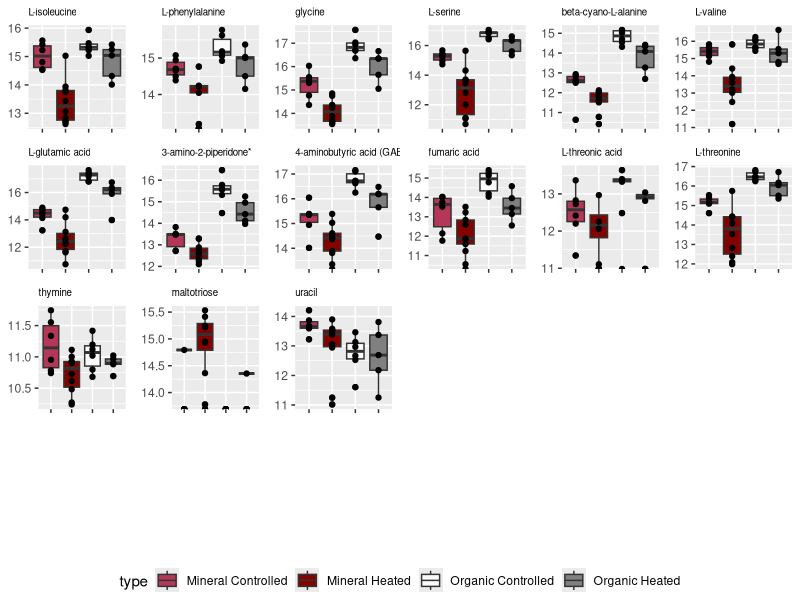
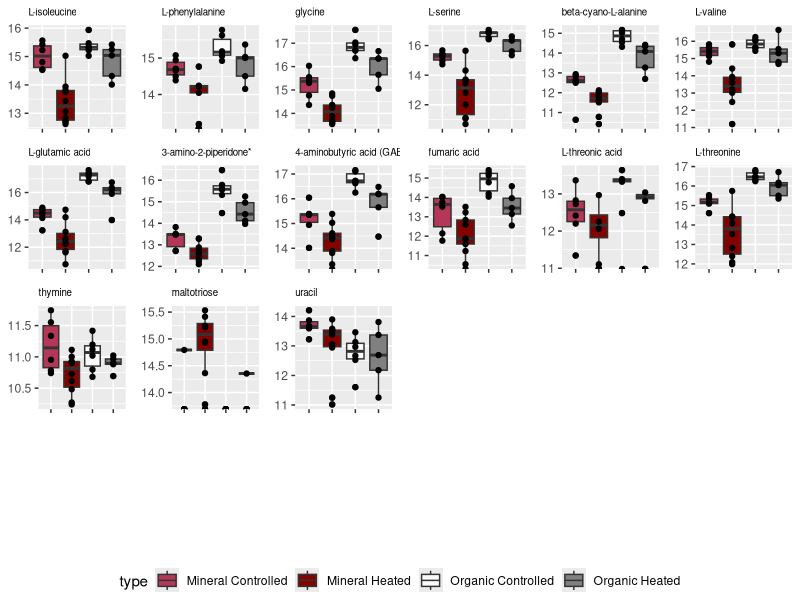
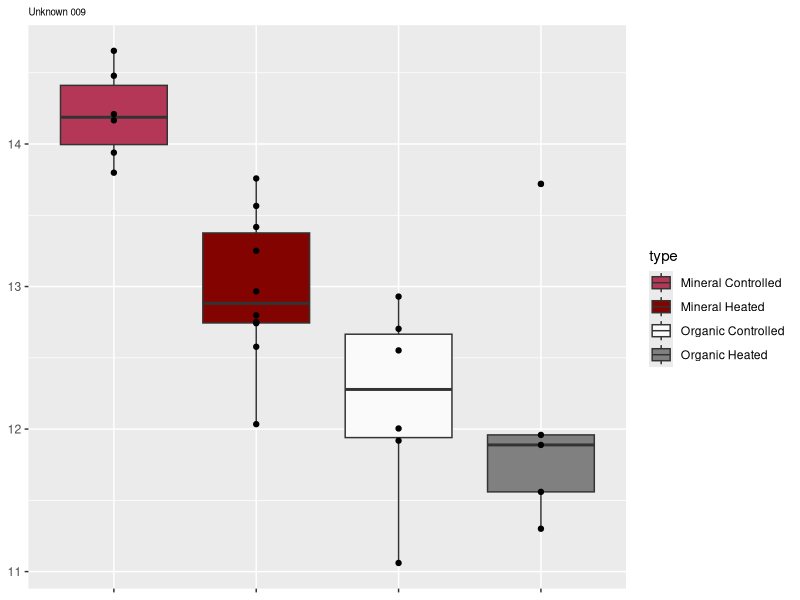
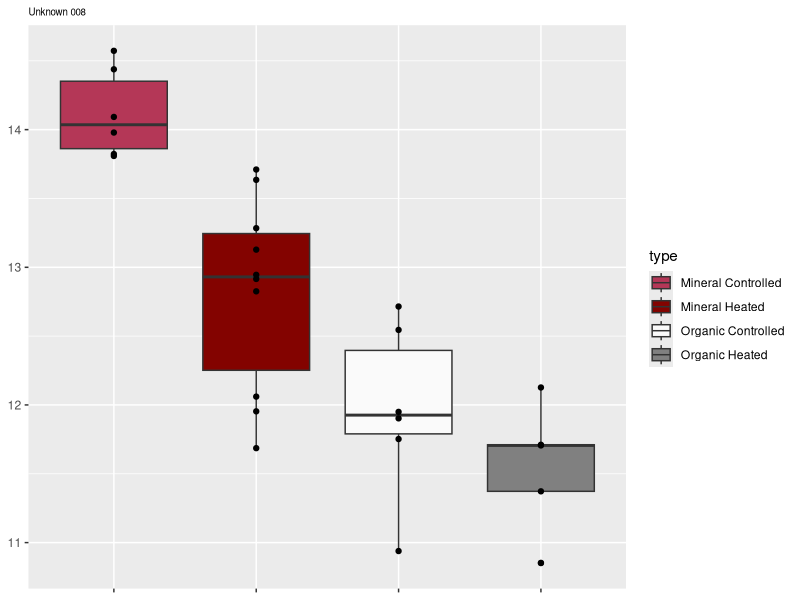
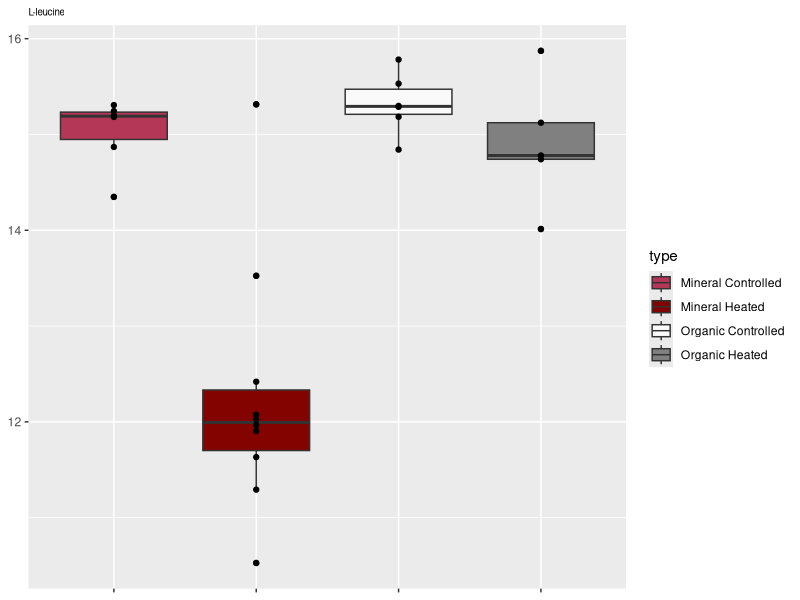
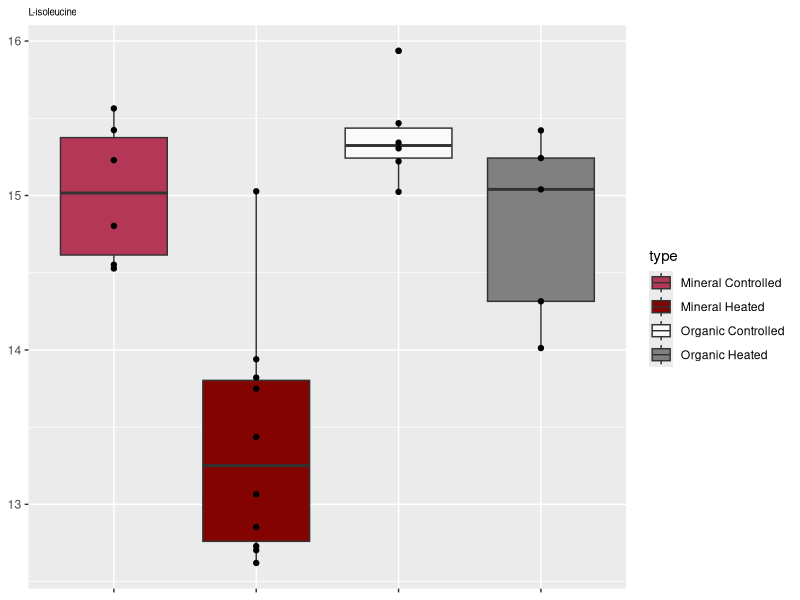
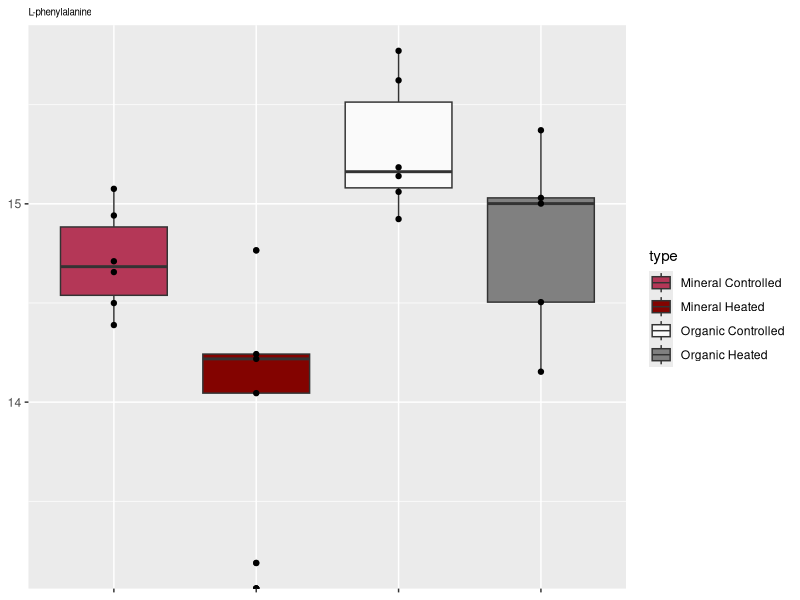
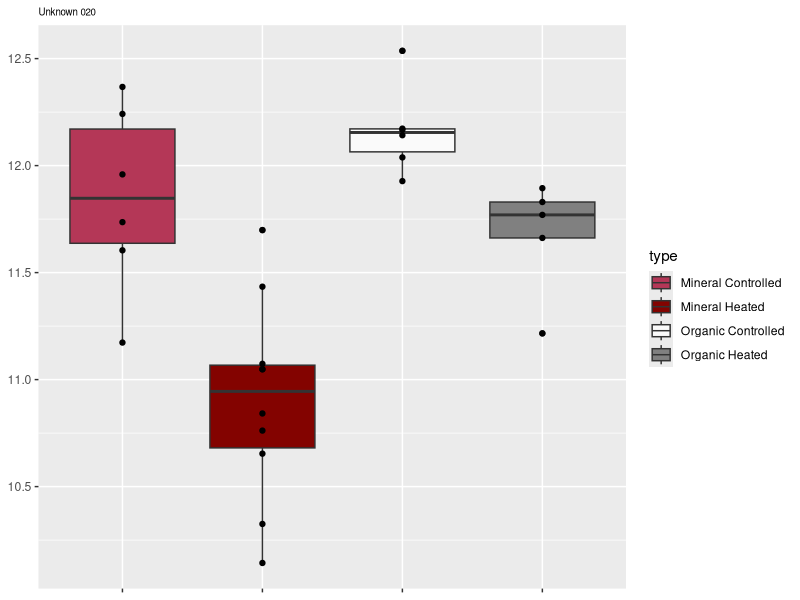

These charts were generated, in order, by the following R code:
## ---- chunk 1
knitr::opts_chunk$set(echo = TRUE)
## ---- chunk 2
library(tidyverse)
library(ggplot2)
library(data.table)
data <- as.data.frame(read.csv("EMSL_PNNL.csv"), header=TRUE)
new_data <- data[c(92,91,51,50,52,103,38,55,12,59,47,99,5,125,182,114,7,27,56,57,76,62,132,111,106,173,201,121,81),]
rownames(new_data) <- 1:nrow(new_data)
## ---- chunk 3
plot_list = list()
for (i in 1:29) {
  data_i <- new_data[i,]
  data_i_w <- data_i %>% gather("M_C_4_AB",	"M_C_7_AB",	"M_C_12_AB",	"M_C_14_AB",	"M_C_19_AB",	"M_C_30_AB",	"M_H_2_AB",	"M_H_2B",	"M_H_4_AB",	"M_H_11_AB",	"M_H_17_AB",	"M_H_26_AB",	"M_H_28_AB",	"M_H_30_AB",	"M_H_32_AB",	"M_H_34_AB",	"O_C_4_AB",	"O_C_12_AB",	"O_C_14_AB",	"O_C_19_AB",	"O_C_27_AB",	"O_C_34_AB",	"O_H_2_AB",	"O_H_4_AB",	"O_H_11_AB",	"O_H_17_AB",	"O_H_32_AB", key="type", value="frequencies")
  data_i_w$type <- c("Mineral Controlled", "Mineral Controlled", "Mineral Controlled", "Mineral Controlled", "Mineral Controlled", "Mineral Controlled", "Mineral Heated", "Mineral Heated", "Mineral Heated", "Mineral Heated", "Mineral Heated", "Mineral Heated", "Mineral Heated", "Mineral Heated", "Mineral Heated", "Mineral Heated", "Organic Controlled", "Organic Controlled", "Organic Controlled", "Organic Controlled", "Organic Controlled", "Organic Controlled", "Organic Heated", "Organic Heated", "Organic Heated", "Organic Heated", "Organic Heated")
  p = ggplot(data_i_w, aes(x=type, y=log(frequencies), fill=type, show.legend=FALSE)) +
        geom_boxplot() +
        scale_fill_manual(values=c("#B43757", "#830300", "#FAFAFA", "#808080")) +
        scale_alpha(range=c(.1, .1, .2, 1.)) +
        geom_point(show.legend = FALSE) +
        labs(title=new_data[i,1]) +
        theme(plot.title = element_text(size=7)) +
        theme(axis.title.x=element_blank(),
        axis.text.x=element_blank(), 
        axis.title.y=element_blank())
  plot_list[[i]] = p
}
## ---- chunk 4
pdf("mineral_metabolites_plots.pdf")
for (i in 1:29) {
      print(i)
      print(plot_list[[i]])
}
dev.off()
## ---- chunk 5
library(gridExtra)
library(grid)


grid_arrange_shared_legend <- function(..., ncol = length(list(...)), nrow = 1, position = c("bottom", "right")) {

  plots <- list(...)
  position <- match.arg(position)
  g <- ggplotGrob(plots[[1]] + theme(legend.position = position))$grobs
  legend <- g[[which(sapply(g, function(x) x$name) == "guide-box")]]
  lheight <- sum(legend$height)
  lwidth <- sum(legend$width)
  gl <- lapply(plots, function(x) x + theme(legend.position="none"))
  gl <- c(gl, ncol = ncol, nrow = nrow)

  combined <- switch(position,
                     "bottom" = arrangeGrob(do.call(arrangeGrob, gl),
                                            legend,
                                            ncol = 1,
                                            heights = unit.c(unit(1, "npc") - lheight, lheight)),
                     "right" = arrangeGrob(do.call(arrangeGrob, gl),
                                           legend,
                                           ncol = 2,
                                           widths = unit.c(unit(1, "npc") - lwidth, lwidth)))

  grid.newpage()
  grid.draw(combined)

  # return gtable invisibly
  invisible(combined)

}

## ---- chunk 6
### all known metabolites: 3,4,5,7,8,9,10,11,13,17,18,19,20,21,22,24,28,29
p4 <- plot_list[[4]]  ### L-isoleucine
p5 <- plot_list[[5]]  ## L-phenylalanine 5 ROWS REMOVED
p7 <- plot_list[[7]]  ### glycine
p8 <- plot_list[[8]]  ### L-serine
p9 <- plot_list[[9]]  ### beta-cyano-L-alanine
p10 <- plot_list[[10]] ### L-valine 
p11 <- plot_list[[11]] ### L-glutamic acid
p13 <- plot_list[[13]] ## 3-amino-2-piperidone HAS ASTERISK
p17 <- plot_list[[17]] ## GABA
p18 <- plot_list[[18]] ## fumaric acid 1 ROW REMOVED
p19 <- plot_list[[19]] ## L-threonic acid 10 ROWS REMOVED
p20 <- plot_list[[20]] ### L-threonine
p21 <- plot_list[[21]] ### thymine
p22 <- plot_list[[22]] ## maltotriose 17 ROWS REMOVED
p24 <- plot_list[[24]] ## Unknown 028 10 ROWS REMOVED
p28 <- plot_list[[28]] ## Unknown 038 3 ROWS REMOVED
p29 <- plot_list[[29]] ### uracil

plot_all <- grid_arrange_shared_legend(p4, p5,p7,p8,p9,p10,p11,p13,p17,p18,p19,p20,p21,p22,p29, ncol = 6, nrow = 4)
plot(plot_all)
